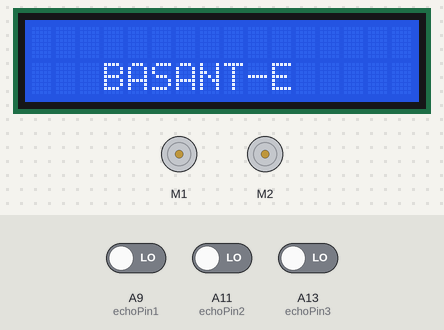
The sketch below on a simulated Arduino Mega 2560, built with avr-gcc and run on an emulated ATmega2560. Shown: 16×2 character LCD, 2 × DC motor (green arrow = forward, orange = backward, longer = faster). The inputs (shaded band) are chosen by the test bench; at power-on: A9 (echoPin1) LOW, A11 (echoPin2) LOW, A13 (echoPin3) LOW. What the sketch prints to the serial monitor is not drawn.

Above: at 1.6 s.
At 5.3 s:
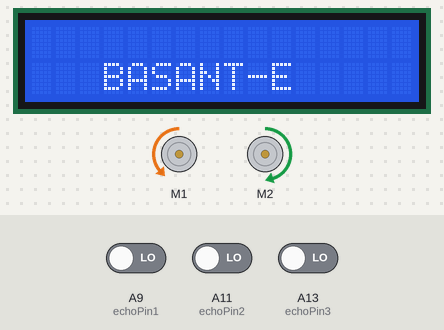
Timing chart, 0 to 128.8 s (numbered marks = the images above):
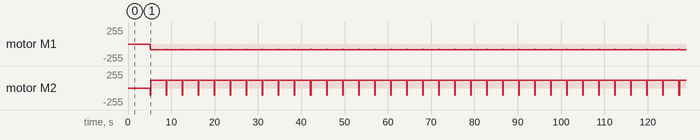

The sketch:

wall_follow_2.ino
```cpp
#include<NewPing.h>
#include<AFMotor.h>
#include <LiquidCrystal_I2C.h>
LiquidCrystal_I2C lcd(0x27,16,2); // set the LCD address to 0x27 for a 16 chars and 2 line display


#define trigPin1  A8
#define trigPin2  A10
#define trigPin3  A12
#define echoPin1  A9
#define echoPin2  A11
#define echoPin3  A13

AF_DCMotor motor1(1);
AF_DCMotor motor2(2);

int duration, distance1 ,distance2 , distance3 , left , right , mid ,countDE=0,countCB=0;
int l=0,r=0,m=0;
int t=0;
void forward(){
  motor1.setSpeed(85);
  motor2.setSpeed(120);
  motor1.run(FORWARD);
  motor2.run(FORWARD);

}

void left1(){
  delay(120);
  motor1.setSpeed(80);
  motor2.setSpeed(110);
  motor1.run(BACKWARD);
  motor2.run(BACKWARD);
  delay(120);
  motor1.setSpeed(85);
  motor2.setSpeed(120);
  motor1.run(FORWARD);
  motor2.run(FORWARD);
  motor1.run(BACKWARD);
  motor2.run(FORWARD);

}
void nor_left(){
  //delay(120);
  motor1.run(RELEASE);
  motor2.run(FORWARD);
}
void nor_right(){
  //delay(120);
  motor1.run(FORWARD);
  motor2.run(RELEASE);
}
void right1(){
  delay(120);
  motor1.setSpeed(80);
  motor2.setSpeed(110);
  motor1.run(BACKWARD);
  motor2.run(BACKWARD);
  delay(120);
  motor1.setSpeed(85);
  motor2.setSpeed(120);
  motor1.run(FORWARD);
  motor2.run(FORWARD);
  motor1.run(FORWARD);
  motor2.run(BACKWARD);
}
void brake(){
  motor1.setSpeed(0);
  motor2.setSpeed(0);
}
void backward(){
  delay(120);
  motor1.run(BACKWARD);
  motor2.run(BACKWARD);
}

int dist1(){
  delay(100);
  digitalWrite(trigPin1,HIGH);
  delay(50);
  digitalWrite(trigPin1,LOW);
  duration=pulseIn(echoPin1,HIGH);
  distance1=(duration/2)/29.1;
  Serial.print("Distance 1 : ");
  Serial.print(distance1);
  Serial.print(" ");
  return distance1;
}

int dist2(){
  delay(100);
  digitalWrite(trigPin2,HIGH);
  delay(50);
  digitalWrite(trigPin2,LOW);
  duration=pulseIn(echoPin2,HIGH);
  distance2=(duration/2)/29.1;
  Serial.print("Distance 2 : ");
  Serial.print(distance2);
  Serial.print(" ");
  return distance2;
}

int dist3(){
  delay(100);
  digitalWrite(trigPin3,HIGH);
  delay(50);
  digitalWrite(trigPin3,LOW);
  duration=pulseIn(echoPin3,HIGH);
  distance3=(duration/2)/29.1;
  Serial.print("Distance 3 : ");
  Serial.print(distance3);
  Serial.print(" ");
  return distance3;
}

void setup()
{

  lcd.init(); //initialize the lcd
  lcd.backlight(); //open the backlight

  delay(1500);
  motor1.setSpeed(85);
  motor2.setSpeed(120);

  Serial.begin(9600);

pinMode (trigPin1, OUTPUT);
pinMode (echoPin1, INPUT);
pinMode (trigPin2, OUTPUT);
pinMode (echoPin2, INPUT);
pinMode (trigPin3, OUTPUT);
pinMode (echoPin3, INPUT);

}
void loop()
{
  lcd.setCursor(3,1);
  lcd.print("BASANT-E");
left = dist1();
mid = dist2();
right = dist3();
Serial.println(" ");
int bc=40,cd=40,md=10;

motor1.setSpeed(85);
motor2.setSpeed(120);
//motor1.run(FORWARD);
//motor2.run(FORWARD);
//
//motor1.run(BACKWARD);
//motor2.run(BACKWARD);

if(mid<15&&right<15)
{ left1();
  t=6;}
else if(mid<15&&left<15)
{ right1();
  t=3;}
      else if (left<15){
      forward();
      t=1;
      }
      else if(right<15){
      forward();
      t=4;
      }
     else{
      brake();
      //while((left>15||left<0) && (right>15||right<0)){
      if(t==1){
      left1();
      delay(80);
      //forward();
      t=0;
      }
      else if(t==4){
      right1();
      delay(80);
      //forward();
      t=0;
      }
      else if(t==3){
        right1();
        delay(80);
       t=0;
      }
      else if(t==6){
        left1();
        delay(80);
        t=0;
        }

}
}
```

Measured:
- by itself, motor M1: alternates backward 85/255 for 3.6 s and backward 80/255 for 0.12 s
- by itself, motor M2: alternates forward 120/255 for 3.6 s and backward 110/255 for 0.12 s
